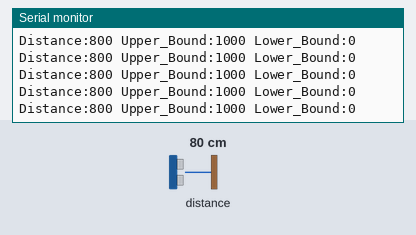
A sketch run on a simulated Arduino Uno, built with avr-gcc and run on an emulated ATmega328P. Parts: the last lines printed to the serial monitor. The inputs (shaded band) are chosen by the test bench; at power-on: distance to the obstacle 80 cm.

Above: at 1.2 s.
1.3 s: distance to the obstacle set to 2 cm
At 1.9 s:
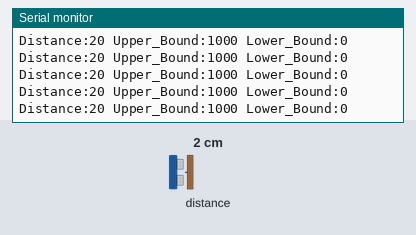
2.8 s: distance to the obstacle set to 4 cm
At 3.9 s:
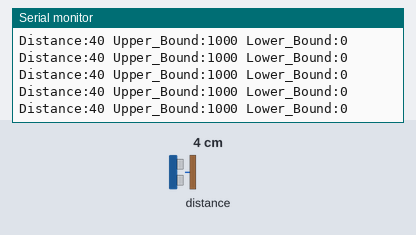
Timing chart, 0 to 5.8 s (numbered marks = the images above; inputs shaded):
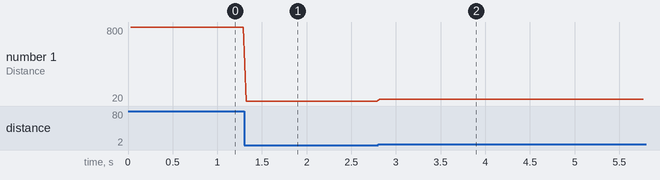

Measured:
- after the input at 1.3 s, the serial monitor: prints a new line at once (image 1)
- after the input at 2.8 s, the serial monitor: prints a new line at once (image 2)
- plotted number 1: 800 → 20 after the input at 1.3 s, 20 → 40 after the input at 2.8 s

The sketch:

sensor.ino
```cpp
#include <Wire.h>
#include <Adafruit_VL53L0X.h>

Adafruit_VL53L0X mySensor = Adafruit_VL53L0X();

int distance_raw;

void setup() {
  Serial.begin(115200);
  while (! Serial) {
    delay(1);   // wait for serial communication to intialize
  }
  if (!mySensor.begin()) {   // check for sensor intialization
    Serial.println(F("Failed to boot VL53 L0X. Please reset."));
    while (1);
  }
  mySensor.setMeasurementTimingBudgetMicroSeconds(20000);   // set sensor timing budget to 20 ms
  mySensor.startRangeContinuous();   // intialize "continuous" sensor output
  while (! mySensor.isRangeComplete()) {
    delay(1);   // wait for first distance measurement
  }
}

void loop() {
  if (mySensor.isRangeComplete()) {
    distance_raw = mySensor.readRange();   // get distance measurement
  }
  print_data();   // print data
}

void print_data() {
  Serial.print("Distance:");
  Serial.print(distance_raw);
  Serial.print(" ");

  Serial.print("Upper_Bound:");
  Serial.print(1000);
  Serial.print(" ");

  Serial.print("Lower_Bound:");
  Serial.print(0);
  Serial.print(" ");

  Serial.println(" ");
}
```
